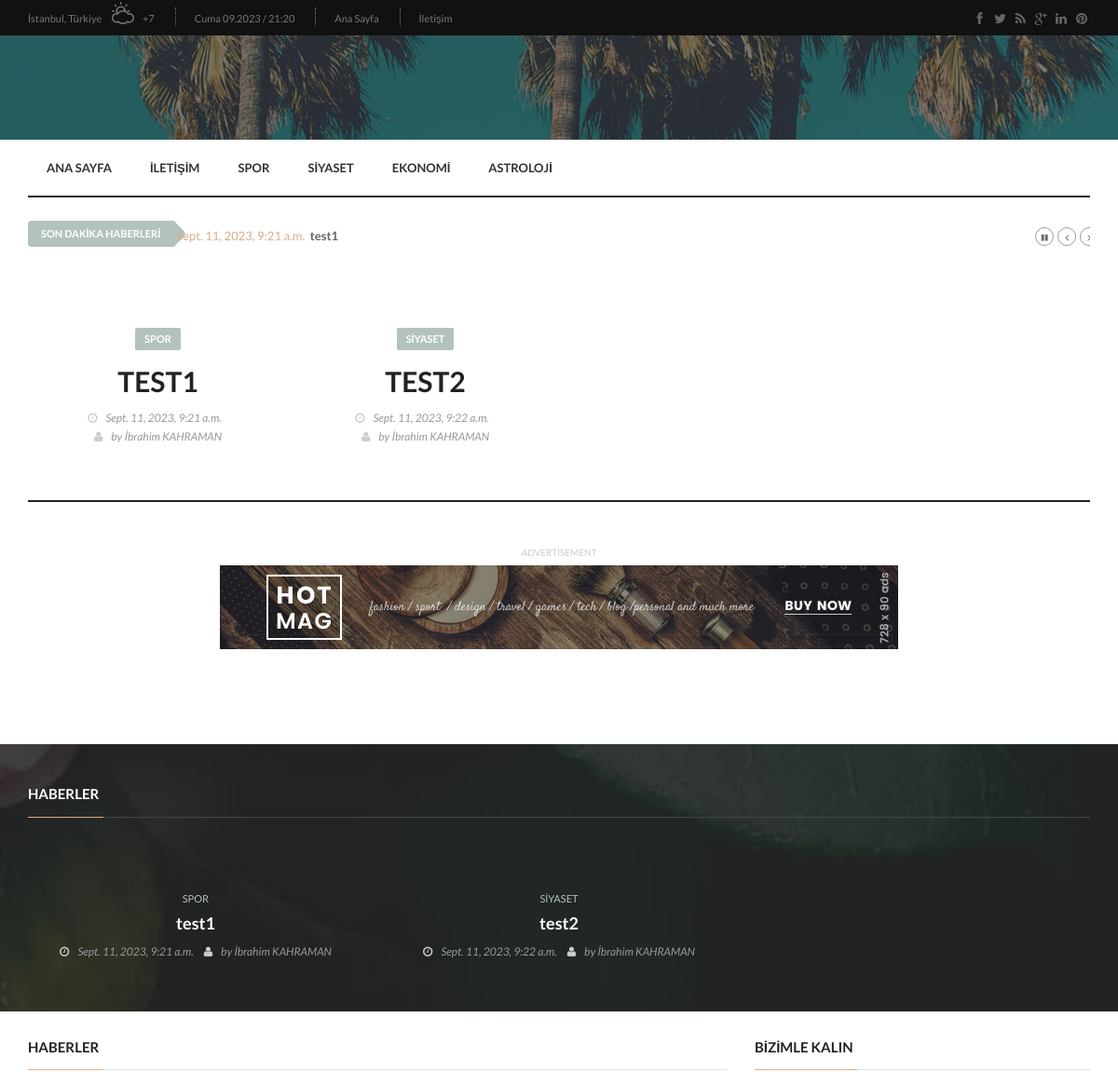
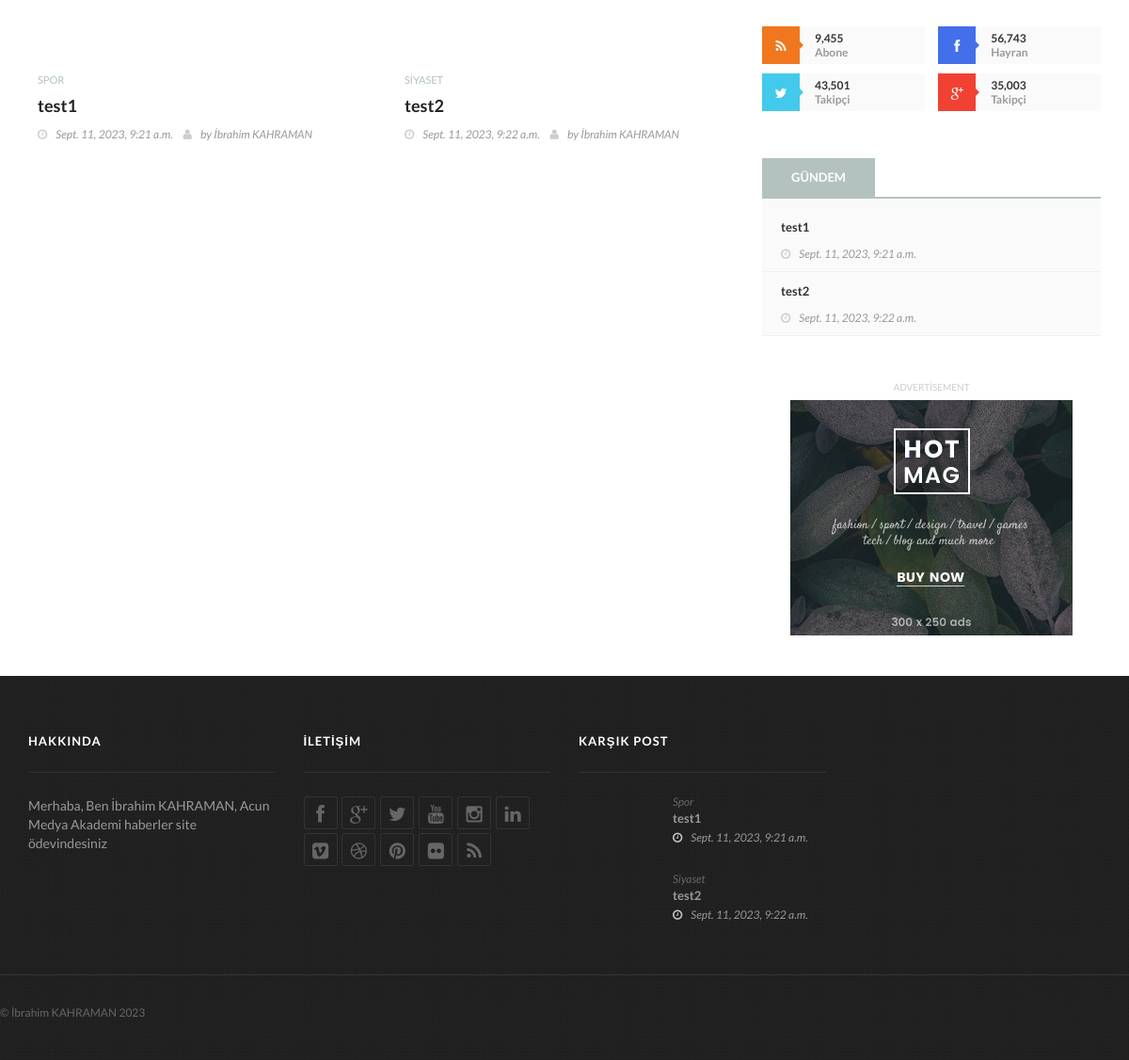
/, run on an earlier commit of the app's database (2 pictures, top to bottom).
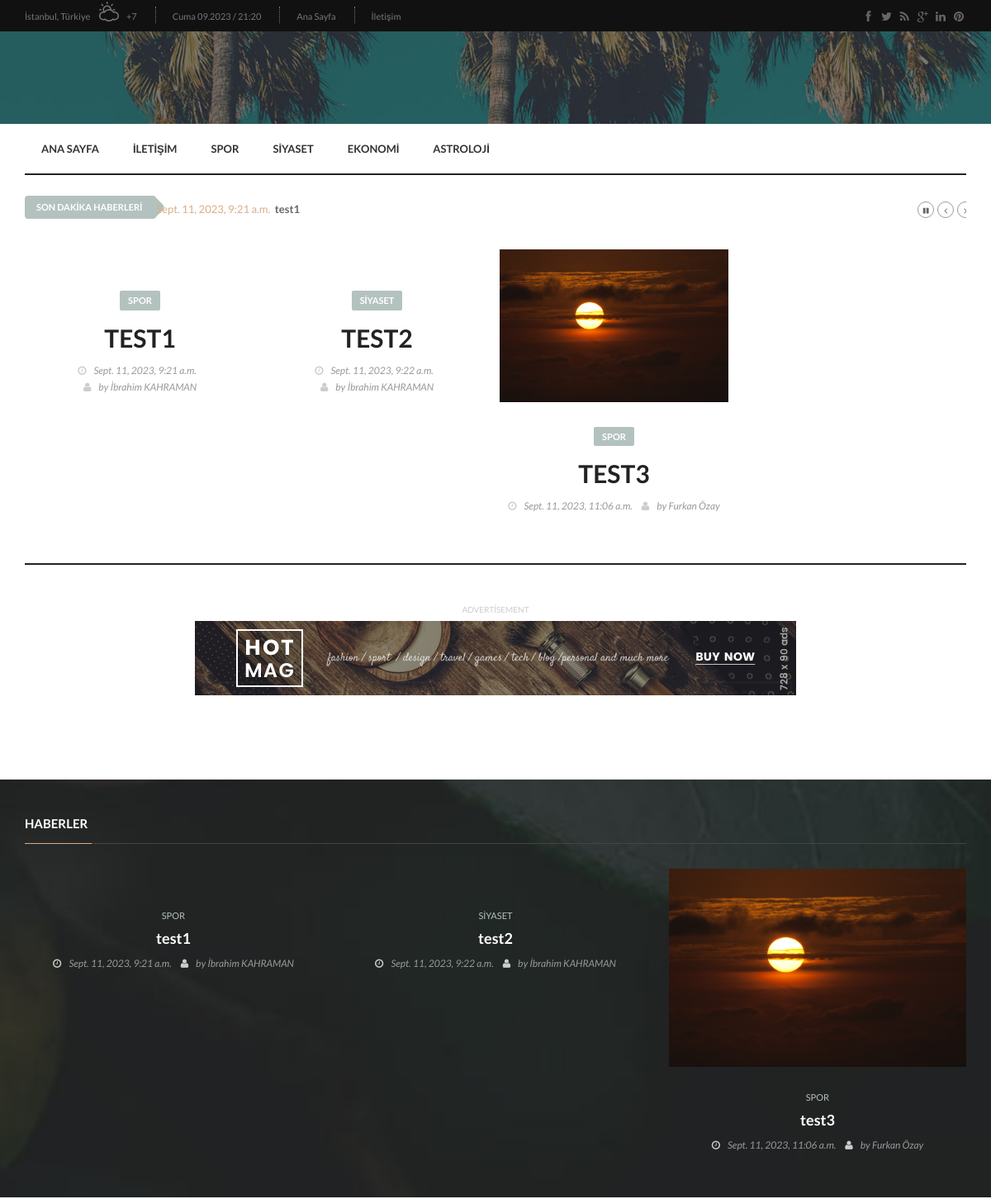
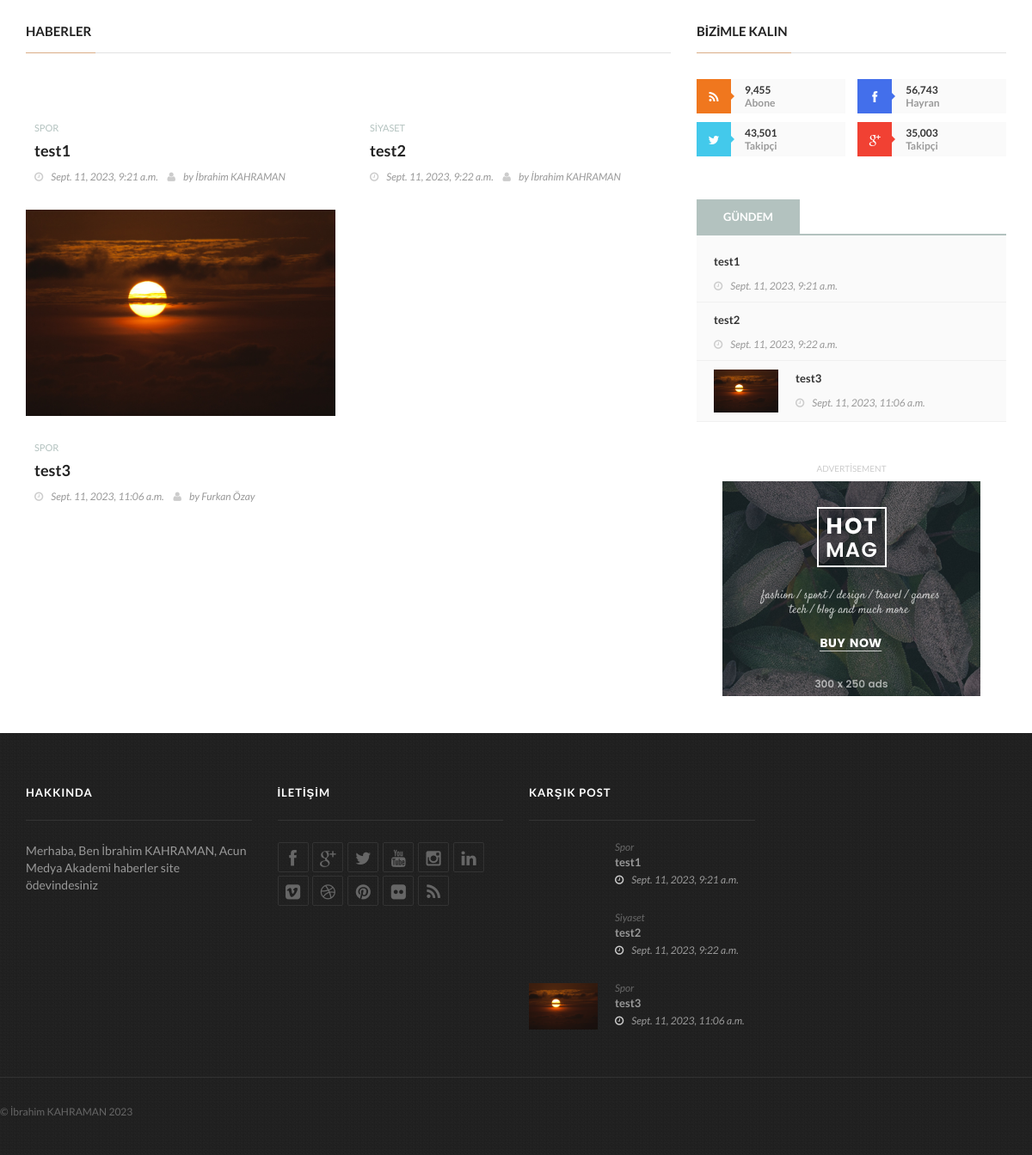
And on a later commit of the database (2 pictures, top to bottom).
### news/models.py (models this page shows, shortened)
class newsCategory(models.Model):
     name = models.CharField(max_length=120)
     slug = AutoSlugField(populate_from='isim', unique=True, editable=True, blank=True)
     class Meta:
         db_table = 'NewsCategories'
         verbose_name = 'Haber Kategorisi'
         verbose_name_plural = 'Haber Kategorileri'
     def __str__(self):
         return self.name

class News(models.Model):
    title = models.CharField(max_length=120)
    summary = models.TextField(max_length=300)
    contents = models.TextField()
    created_on = models.DateTimeField(auto_now_add=True)
    update_on = models.DateTimeField(auto_now=True)
    category = models.ForeignKey(newsCategory, on_delete=models.CASCADE, related_name='kategori')
    slug = AutoSlugField(populate_from='baslik', unique=True, editable=True, blank=True)
    image = models.ImageField(upload_to='news_images/', default='default_image.jpg')
    author = models.ForeignKey(Author,on_delete=models.CASCADE, blank=False, default="Yazar")
    class Meta:
        db_table = 'News'
        verbose_name = 'New'
        verbose_name_plural = 'News'

class Author(models.Model):
    name = models.CharField(max_length=120)
    about = models.TextField()
    image = models.ImageField(upload_to='news_author_images/', default='default_image.jpg')
    class Meta:
        db_table = 'Author'
        verbose_name = 'Yazar'
        verbose_name_plural = 'Yazar'
    def __str__(self):
        return self.name

### news/views.py (the view)
# urls.py: path('', views.homepage, name='homepage'),
def homepage(request,):
    haberler = News.objects.all()
    yazarlar = Author.objects.all()
    kategoriler = newsCategory.objects.all()
    return render(request,"pages/homepage.html", {
        'haberler': haberler,
        'yazarlar': yazarlar,
        'kategoriler': kategoriler
    })

### templates/pages/homepage.html (shortened to what the changed rows need)
{% extends 'base.html' %}
{% load static%}
{% block content %}
		<section class="ticker-news">
			<div class="container">
				<div class="ticker-news-box">
					<ul id="js-news">
						{% for haber in haberler%}
						<li class="news-item"><span class="time-news">{{haber.created_on}}</span>  <a href="#">{{haber.title}}</a></li>
						{% endfor %}
					</ul>
				</div>
			</div>
		</section>
		<section class="heading-news3">
			<div class="container">
				<div class="heading-news-box">
					<div class="owl-wrapper">
						<div class="owl-carousel" data-num="4">
							{% for haber in haberler%}
							<div class="item">
								<div class="news-post show-post">
									<div class="post-gallery">
										<img src="{{ haber.image.url }}" alt="">
									</div>
									<div class="post-content">
										<a class="category-post" href="#">{{haber.category}}</a>
										<h2><a href="{% url 'news_detail' slug=haber.slug %}">{{ haber.title }}</a></h2>
										<ul class="post-tags">
											<li><i class="fa fa-clock-o"></i>{{haber.created_on}}</li>
											<li><i class="fa fa-user"></i>by <a href="#">{{haber.author}}</a></li>
										</ul>
									</div>
								</div>
							</div>
							{% endfor %}
						</div>
					</div>
				</div>
			</div>
		</section>
		<section class="latest-fashion">
			<div class="container">
				<div class="title-section white">
					<h1><span>Haberler</span></h1>
				</div>
				<div class="fatest-fashion owl-wrapper">
					<div class="owl-carousel" data-num="3">
						{% for haber in haberler%}
						<div class="item news-post fashion-post">
							<div class="post-gallery">
								<img alt="" src="{{ haber.image.url }}">
							</div>
							<div class="post-content">
								<a href="#">{{haber.category}}</a>
								<h2><a href="{% url 'news_detail' slug=haber.slug %}">{{ haber.title }}</a></h2>
								<ul class="post-tags">
									<li><i class="fa fa-clock-o"></i>{{haber.created_on}}</li>
									<li><i class="fa fa-user"></i>by <a href="#">{{haber.author}}</a></li>
								</ul>
							</div>
						</div>
						{%endfor%}
					</div>
				</div>
			</div>
		</section>
		<section class="block-wrapper">
			<div class="container">
				<div class="row">
					<div class="col-sm-8 content-blocker">
						<div class="block-content">
							<div class="masonry-box">
								<div class="title-section">
									<h1><span>Haberler</span></h1>
								</div>
								<div class="latest-articles iso-call">
									{% for haber in haberler%}
									<div class="news-post fashion-post default-size">
										<div class="post-gallery">
											<img src="{{ haber.image.url }}" alt="">
										</div>
										<div class="post-content">
											<a href="#">{{haber.category}}</a>
											<h2><a href="{% url 'news_detail' slug=haber.slug %}">{{ haber.title }}</a></h2>
											<ul class="post-tags">
												<li><i class="fa fa-clock-o"></i>{{haber.created_on}}</li>
												<li><i class="fa fa-user"></i>by <a href="#">{{haber.author}}</a></li>
											</ul>
										</div>
									</div>
									{%endfor%}
								</div>
							</div>
						</div>
					</div>
					<div class="col-sm-4 sidebar-sticky">
						<div class="sidebar theiaStickySidebar">
							<div class="widget social-widget">
								<div class="title-section">
									<h1><span>Bizimle Kalın</span></h1>
								</div>
							</div>
							<div class="widget tab-posts-widget">
								<div class="tab-content">
									<div class="tab-pane active" id="option1">
										<ul class="list-posts">
											{% for haber in haberler%}
											<li>
												<img src="{{ haber.image.url }}" alt="">
												<div class="post-content">
													<h2><a href="{% url 'news_detail' slug=haber.slug %}">{{ haber.title }} </a></h2>
													<ul class="post-tags">
														<li><i class="fa fa-clock-o"></i>{{haber.created_on}}</li>
													</ul>
												</div>
											</li>
											{%endfor%}
										</ul>
									</div>
								</div>
							</div>
						</div>
					</div>
				</div>
			</div>
		</section>
{%endblock%}

### templates/base.html (shortened to what the changed rows need)
{% load static %}
<!doctype html>
<html lang="tr" class="no-js">
<head>
	<link href="//maxcdn.bootstrapcdn.com/font-awesome/4.2.0/css/font-awesome.min.css" rel="stylesheet">
	<link rel="stylesheet" type="text/css" href="{% static 'css/bootstrap.min.css' %}" media="screen">
	<link rel="stylesheet" type="text/css" href="{% static 'css/jquery.bxslider.css' %}" media="screen">
	<link rel="stylesheet" type="text/css" href="{% static 'css/font-awesome.css' %}" media="screen">
	<link rel="stylesheet" type="text/css" href="{% static 'css/magnific-popup.css' %}" media="screen">
	<link rel="stylesheet" type="text/css" href="{% static 'css/owl.carousel.css' %}" media="screen">
    <link rel="stylesheet" type="text/css" href="{% static 'css/owl.theme.css' %}" media="screen">
	<link rel="stylesheet" type="text/css" href="{% static 'css/ticker-style.css' %}"/>
	<link rel="stylesheet" type="text/css" href="{% static 'css/style.css' %}" media="screen">
</head>
<body>
	<div id="container">
		<header class="clearfix">
			<nav class="navbar navbar-default navbar-static-top" role="navigation">
				<div class="nav-list-container">
					<div class="container">
						<div class="collapse navbar-collapse" id="bs-example-navbar-collapse-1">
								<ul class="nav navbar-nav navbar-left">
									{% for kategori in kategoriler %}
        								<li><a href="{% url 'category_detail' category_slug=kategori.slug %}">{{ kategori.name }}</a></li>
									{% endfor %}
								</ul>
						</div>
					</div>
				</div>
			</nav>
		</header>
	 	{% block content%}
		{%endblock%}
		<footer>
			<div class="container">
				<div class="footer-widgets-part">
					<div class="row">
						<div class="col-md-3">
							<div class="widget text-widget">
								<h1>Hakkında</h1>
							</div>
						</div>
						<div class="col-md-3">
							<div class="widget social-widget">
								<h1>İletişim</h1>
							</div>
						</div>
						<div class="col-md-3">
							<div class="widget posts-widget">
								<h1>Karşık Post</h1>
								<ul class="list-posts">
									{% for haber in haberler%}
									<li>
										<img src="{{ haber.image.url }}" alt="">
										<div class="post-content">
											<a href="#">{{haber.category}}</a>
											<h2><a href="{% url 'news_detail' slug=haber.slug %}">{{ haber.title }} </a></h2>
											<ul class="post-tags">
												<li><i class="fa fa-clock-o"></i>{{haber.created_on}}</li>
											</ul>
										</div>
									</li>
									{%endfor%}
								</ul>
							</div>
						</div>
						</div>
					</div>
				</div>
			</div>
</body>
</html>

What changed in the data, as far as the page shows it:
added News: image (picture), category "SPOR", title "TEST3", created_on "Sept. 11, 2023, 11:06 a.m.", author "Furkan Özay", title "test3", category "Spor"
